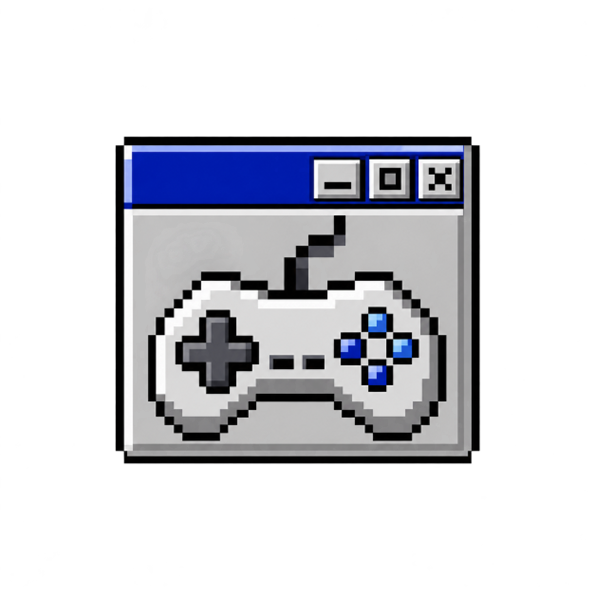
#> input picture tests/game.png, 595 x 595 px
$ python crop_icons.py ../../tests/game.png
#> lines starting #> are read from the running program, lines starting #| are printed output that depends on the picture; after the words box and inside, x2 and y2 are one past the last pixel; in counts of white or black regions, pixels touching at a corner belong together
"""裁切用户提供的电脑图标表，并输出像素对齐的矢量 SVG。"""

from __future__ import annotations

import argparse
from io import BytesIO
from pathlib import Path

import cairosvg
from PIL import Image


WINDOWS_ICONS = {
    "folder": ((28, 64, 148, 169), 48, 48),
    "text": ((176, 60, 275, 168), 48, 48),
    "image": ((299, 62, 410, 169), 48, 48),
    "start": ((32, 197, 140, 301), 24, 24),
    "volume": ((164, 195, 280, 312), 24, 24),
    "cursor": ((439, 190, 549, 312), 24, 32),
}

CHAT_ICONS = {
    "chat_person": ((0, 0, 168, 168), 64, 64),
    "chat_unknown": ((168, 0, 337, 168), 64, 64),
    "chat": ((0, 168, 168, 337), 48, 48),
    "chat_bubbles": ((168, 168, 337, 337), 64, 64),
}

APP_ICONS = {"setup": Path("tests/setup.png"), "game": Path("tests/game.png")}


def clean_alpha(image: Image.Image) -> Image.Image:
    """使用原图透明通道去掉抗锯齿薄雾，不猜测黑色背景。"""
    image = image.convert("RGBA")
    pixels = image.load()
    for y in range(image.height):
        for x in range(image.width):
            red, green, blue, alpha = pixels[x, y]
            pixels[x, y] = (red, green, blue, 255) if alpha >= 96 else (0, 0, 0, 0)
    return image


def resize_nearest(image: Image.Image, width: int, height: int) -> Image.Image:
    """裁掉透明空白，并以最近邻采样居中放入带安全边距的画布。"""
    visible_alpha = image.getchannel("A").point(lambda alpha: 255 if alpha >= 96 else 0)
    content_box = visible_alpha.getbbox()
    if content_box is None:
        raise ValueError("裁片中没有可见像素")
    image = image.crop(content_box)
    padding = 2 if width >= 48 else 1
    image.thumbnail((width - padding * 2, height - padding * 2), Image.Resampling.NEAREST)
    canvas = Image.new("RGBA", (width, height), (0, 0, 0, 0))
    x = (width - image.width) // 2
    y = (height - image.height) // 2
    canvas.alpha_composite(image, (x, y))
    return canvas


def svg_from_pixels(image: Image.Image) -> str:
    """将每行相邻的同色像素合并为整数坐标 SVG 矩形。"""
    width, height = image.size
    parts = [
        f'<svg xmlns="http://www.w3.org/2000/svg" width="{width}" '
        f'height="{height}" viewBox="0 0 {width} {height}" '
        'shape-rendering="crispEdges">'
    ]
    pixels = image.load()
    for y in range(height):
        x = 0
        while x < width:
            red, green, blue, alpha = pixels[x, y]
            if alpha == 0:
                x += 1
                continue
            end_x = x + 1
            while end_x < width and pixels[end_x, y] == pixels[x, y]:
                end_x += 1
            color = f"#{red:02x}{green:02x}{blue:02x}"
            parts.append(
                f'<rect x="{x}" y="{y}" width="{end_x - x}" height="1" '
                f'fill="{color}"/>'
            )
            x = end_x
    parts.append("</svg>")
    return "\n".join(parts) + "\n"


def render_svg(svg: str, width: int, height: int) -> Image.Image:
    """以目标像素尺寸回渲染 SVG。"""
    rendered_data = cairosvg.svg2png(
        bytestring=svg.encode("utf-8"),
        output_width=width,
        output_height=height,
    )
    return Image.open(BytesIO(rendered_data)).convert("RGBA")


def pixel_similarity(expected: Image.Image, actual: Image.Image) -> float:
    """返回两张同尺寸图像的逐通道相似度。"""
    difference = 0
    for expected_pixel, actual_pixel in zip(expected.getdata(), actual.getdata()):
        difference += sum(abs(left - right) for left, right in zip(expected_pixel, actual_pixel))
    channel_count = expected.width * expected.height * len(expected.getbands())
    return 1.0 - difference / (channel_count * 255)


def flatten(image: Image.Image) -> Image.Image:
    """合成到电脑桌面灰底，忽略透明像素中不可见的 RGB 数据。"""
    background = Image.new("RGBA", image.size, (184, 189, 194, 255))
    background.alpha_composite(image)
    return background.convert("RGB")


def main() -> None:
    """读取图标表，裁切六个图标并写入目标目录。"""
    parser = argparse.ArgumentParser(description=__doc__)
    parser.add_argument("source", nargs="?", type=Path, help="原始图标表 PNG")
    parser.add_argument(
        "--preset",
        choices=("windows", "chat", "apps"),
        default="windows",
        help="图标表布局，默认 windows",
    )
    parser.add_argument(
        "--output",
        type=Path,
        default=Path("interactables/computer/os/art"),
        help="SVG 输出目录",
    )
    args = parser.parse_args()
    source_path = args.source or Path("tests/talk_icon.png" if args.preset == "chat" else "tests/image.png")
    icons = CHAT_ICONS if args.preset == "chat" else WINDOWS_ICONS
    args.output.mkdir(parents=True, exist_ok=True)

    if args.preset == "apps":
        crops = [(name, Image.open(path).convert("RGBA"), 64, 64) for name, path in APP_ICONS.items()]
    else:
        if not source_path.is_file():
            raise SystemExit(f"找不到图标原图：{source_path}")
        source = Image.open(source_path).convert("RGBA")
#> source is the input picture: PIL image 595x595 RGBA; mean R, G, B, A 42.9, 43.8, 49.2, 84.9
        crops = [(name, source.crop(box), width, height) for name, (box, width, height) in icons.items()]
#> crops = 6 items

    for name, raw_crop, width, height in crops:
        reference = resize_nearest(raw_crop, width, height)
#> in resize_nearest, `visible_alpha = image.getchannel("A").point(lambda alpha: 255 if alpha..`:
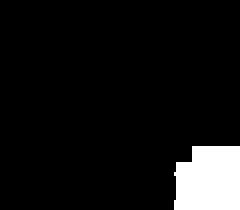
#> visible_alpha: PIL image 120x105 L (shown 2 times larger); 7.7% white; 1 white region, box (x1, y1, x2, y2) and area: (87, 73, 120, 105) 967
#> in resize_nearest, `content_box = visible_alpha.getbbox()`: content_box = (87, 73, 120, 105)
#> in resize_nearest, `image = image.crop(content_box)`:
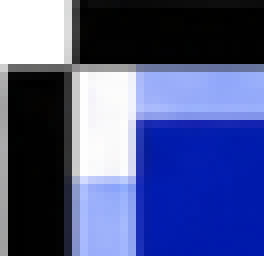
#> image: PIL image 33x32 RGBA (shown 8 times larger); mean R, G, B, A 54.5, 64.3, 115.1, 231.4; transparent parts drawn white
#> in resize_nearest, `padding = 2 if width >= 48 else 1`: padding = 2
#> in resize_nearest, `canvas = Image.new("RGBA", (width, height), (0, 0, 0, 0))`: canvas: PIL image 48x48 RGBA; every value is 0
#> in resize_nearest, `x = (width - image.width) // 2`: x = 7
#> in resize_nearest, `y = (height - image.height) // 2`: y = 8
#> in resize_nearest, `canvas.alpha_composite(image, (x, y))`:
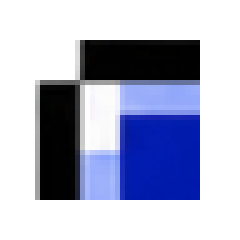
#> canvas: PIL image 48x48 RGBA (shown 5 times larger); mean R, G, B, A 25, 29.5, 52.8, 106.1; transparent parts drawn white
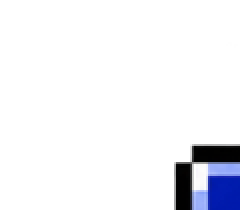
#> raw_crop: PIL image 120x105 RGBA (shown 2 times larger); mean R, G, B, A 4.6, 5.4, 9.7, 19.5; transparent parts drawn white
        crop = clean_alpha(raw_crop)
        icon = resize_nearest(crop, width, height)
#> call 2 of resize_nearest, with width = 48, height = 48
#> in resize_nearest (call 2), `image = image.crop(content_box)`:
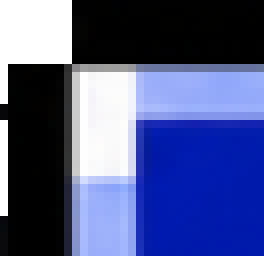
#> image: PIL image 33x32 RGBA (shown 8 times larger); mean R, G, B, A 54.3, 64.1, 114.8, 233.5; transparent parts drawn white
        svg = svg_from_pixels(icon)
#> after the loop in svg_from_pixels, `for y in range(height):`: parts = 780 items
        rendered = render_svg(svg, width, height)
        svg_similarity = pixel_similarity(icon, rendered)
        source_similarity = pixel_similarity(flatten(reference), flatten(rendered))
        if svg_similarity < 0.9999 or source_similarity < 0.985:
            raise SystemExit(
                f"{name} 相似度不足：svg={svg_similarity:.6f}, source={source_similarity:.6f}"
            )
        output_path = args.output / f"{name}.svg"
        with output_path.open("w", encoding="utf-8", newline="\n") as output_file:
            output_file.write(svg)
        print(
            f"{name}: {width}×{height}, svg={svg_similarity:.6f}, "
            f"source={source_similarity:.6f} -> {output_path}"
        )


if __name__ == "__main__":
    main()
#> (the call stopped at in render_svg, `rendered_data = cairosvg.svg2png( bytestring=svg.encode("utf-8"), outp..`: cairosvg is not available in this run)

$ run again, with tests/mouse_middle.png copied over tests/game.png
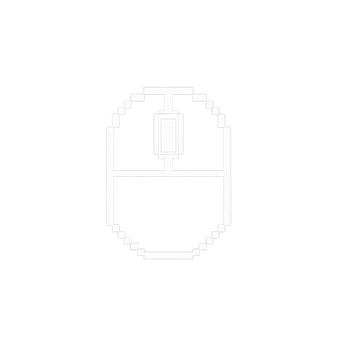
#> input picture tests/mouse_middle.png, 337 x 337 px
#> in main, source is the input picture: PIL image 337x337 RGBA; mean R, G, B, A 13.6, 13.6, 13.6, 11.6
#> crops = 6 items
#> in resize_nearest, `visible_alpha = image.getchannel("A").point(lambda alpha: 255 if alpha..`:
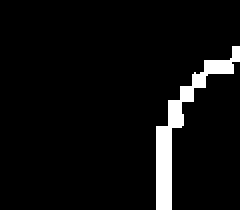
#> visible_alpha: PIL image 120x105 L (shown 2 times larger); 5.4% white; 1 white region, box (x1, y1, x2, y2) and area: (78, 23, 120, 105) 681
#> content_box = (78, 23, 120, 105)
#> padding = 2
#> in resize_nearest, `x = (width - image.width) // 2`: x = 12
#> y = 2
#> in resize_nearest (call 2), `image.thumbnail((width - padding * 2, height - padding * 2), Image.Res..`:
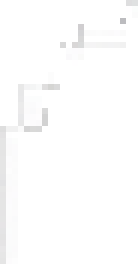
#> image: PIL image 23x44 RGBA (shown 6 times larger); mean R, G, B, A 46.7, 46.7, 46.8, 48.6; transparent parts drawn white
#> after the loop in svg_from_pixels, `for y in range(height):`: parts = 172 items
